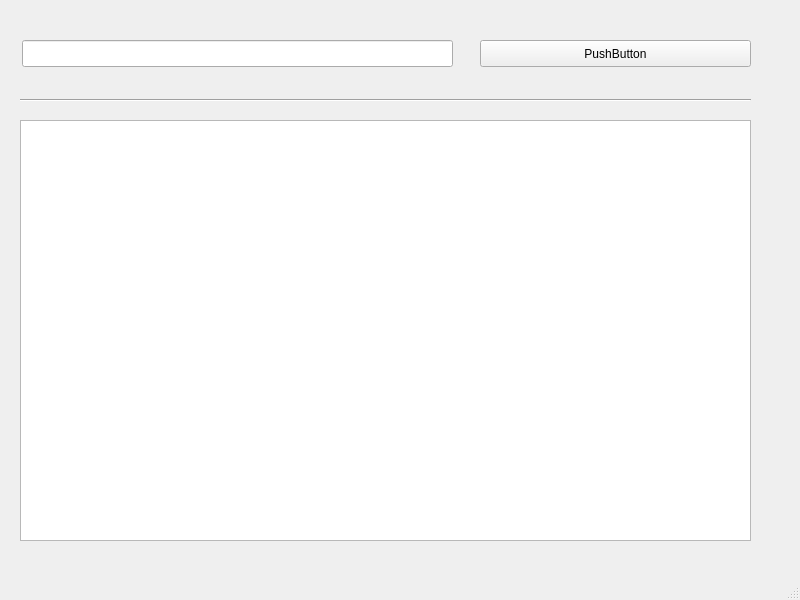
<?xml version="1.0" encoding="UTF-8"?>
<ui version="4.0">
 <class>MainWindow</class>
 <widget class="QMainWindow" name="MainWindow">
  <property name="geometry">
   <rect>
    <x>0</x>
    <y>0</y>
    <width>800</width>
    <height>600</height>
   </rect>
  </property>
  <property name="windowTitle">
   <string>MainWindow</string>
  </property>
  <widget class="QWidget" name="centralwidget">
   <widget class="QPushButton" name="pushButton">
    <property name="geometry">
     <rect>
      <x>480</x>
      <y>40</y>
      <width>271</width>
      <height>27</height>
     </rect>
    </property>
    <property name="text">
     <string>PushButton</string>
    </property>
   </widget>
   <widget class="QLineEdit" name="lineEdit">
    <property name="geometry">
     <rect>
      <x>22</x>
      <y>40</y>
      <width>431</width>
      <height>27</height>
     </rect>
    </property>
   </widget>
   <widget class="Line" name="line">
    <property name="geometry">
     <rect>
      <x>20</x>
      <y>90</y>
      <width>731</width>
      <height>20</height>
     </rect>
    </property>
    <property name="orientation">
     <enum>Qt::Horizontal</enum>
    </property>
   </widget>
   <widget class="QListView" name="listView">
    <property name="geometry">
     <rect>
      <x>20</x>
      <y>120</y>
      <width>731</width>
      <height>421</height>
     </rect>
    </property>
   </widget>
  </widget>
  <widget class="QMenuBar" name="menubar">
   <property name="geometry">
    <rect>
     <x>0</x>
     <y>0</y>
     <width>800</width>
     <height>25</height>
    </rect>
   </property>
  </widget>
  <widget class="QStatusBar" name="statusbar"/>
 </widget>
 <resources/>
 <connections/>
</ui>
